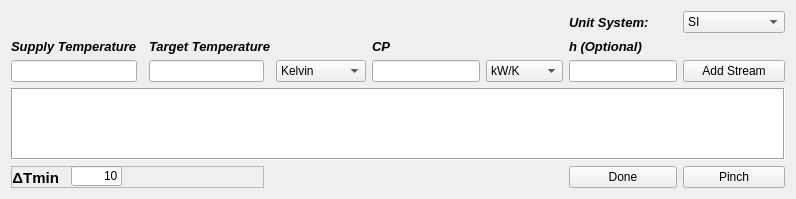
      <widget class="QWidget" name="tab">
       <attribute name="title">
        <string>Streams</string>
       </attribute>
       <layout class="QGridLayout" name="gridLayout_4">
        <item row="1" column="5">
         <widget class="QLabel" name="label_4">
          <property name="font">
           <font>
            <family>Arial</family>
            <pointsize>10</pointsize>
            <weight>75</weight>
            <italic>true</italic>
            <bold>true</bold>
           </font>
          </property>
          <property name="text">
           <string>CP</string>
          </property>
         </widget>
        </item>
        <item row="2" column="4">
         <widget class="QComboBox" name="comboBox">
          <item>
           <property name="text">
            <string>Kelvin</string>
           </property>
          </item>
          <item>
           <property name="text">
            <string>Celsius</string>
           </property>
          </item>
          <item>
           <property name="text">
            <string>Fahrenheit</string>
           </property>
          </item>
          <item>
           <property name="text">
            <string>Rankine</string>
           </property>
          </item>
         </widget>
        </item>
        <item row="2" column="5">
         <widget class="QLineEdit" name="lineEdit3"/>
        </item>
        <item row="2" column="8">
         <widget class="QPushButton" name="pushButton">
          <property name="text">
           <string>Add Stream</string>
          </property>
         </widget>
        </item>
        <item row="2" column="6">
         <widget class="QComboBox" name="comboBox_3">
          <item>
           <property name="text">
            <string>kW/K</string>
           </property>
          </item>
          <item>
           <property name="text">
            <string>Btu/(hºF)</string>
           </property>
          </item>
         </widget>
        </item>
        <item row="1" column="0">
         <widget class="QLabel" name="label_2">
          <property name="font">
           <font>
            <family>Arial</family>
            <pointsize>10</pointsize>
            <weight>75</weight>
            <italic>true</italic>
            <bold>true</bold>
           </font>
          </property>
          <property name="text">
           <string>Supply Temperature</string>
          </property>
         </widget>
        </item>
        <item row="1" column="2" colspan="2">
         <widget class="QLabel" name="label_3">
          <property name="font">
           <font>
            <family>Arial</family>
            <pointsize>10</pointsize>
            <weight>75</weight>
            <italic>true</italic>
            <bold>true</bold>
           </font>
          </property>
          <property name="text">
           <string>Target Temperature</string>
          </property>
         </widget>
        </item>
        <item row="2" column="0">
         <widget class="QLineEdit" name="lineEdit">
          <property name="sizePolicy">
           <sizepolicy hsizetype="MinimumExpanding" vsizetype="Fixed">
            <horstretch>0</horstretch>
            <verstretch>0</verstretch>
           </sizepolicy>
          </property>
         </widget>
        </item>
        <item row="2" column="7">
         <widget class="QLineEdit" name="lineEdit3_2"/>
        </item>
        <item row="4" column="8">
         <widget class="QPushButton" name="pinchbutton">
          <property name="toolTip">
           <string>Click after confirming stream's properties</string>
          </property>
          <property name="text">
           <string>Pinch</string>
          </property>
         </widget>
        </item>
        <item row="2" column="2">
         <widget class="QLineEdit" name="lineEdit2">
          <property name="sizePolicy">
           <sizepolicy hsizetype="MinimumExpanding" vsizetype="Fixed">
            <horstretch>0</horstretch>
            <verstretch>0</verstretch>
           </sizepolicy>
          </property>
         </widget>
        </item>
        <item row="4" column="7">
         <widget class="QPushButton" name="donebutton">
          <property name="text">
           <string>Done</string>
          </property>
         </widget>
        </item>
        <item row="1" column="7" colspan="2">
         <widget class="QLabel" name="label_5">
          <property name="font">
           <font>
            <family>Arial</family>
            <pointsize>10</pointsize>
            <weight>75</weight>
            <italic>true</italic>
            <bold>true</bold>
           </font>
          </property>
          <property name="text">
           <string>h (Optional)</string>
          </property>
         </widget>
        </item>
        <item row="3" column="0" colspan="9">
         <widget class="QTableWidget" name="tableWidget">
          <property name="layoutDirection">
           <enum>Qt::LeftToRight</enum>
          </property>
          <property name="autoFillBackground">
           <bool>false</bool>
          </property>
          <property name="styleSheet">
           <string notr="true"/>
          </property>
          <property name="frameShape">
           <enum>QFrame::Box</enum>
          </property>
          <property name="frameShadow">
           <enum>QFrame::Sunken</enum>
          </property>
          <property name="verticalScrollBarPolicy">
           <enum>Qt::ScrollBarAsNeeded</enum>
          </property>
          <property name="horizontalScrollBarPolicy">
           <enum>Qt::ScrollBarAsNeeded</enum>
          </property>
          <property name="sizeAdjustPolicy">
           <enum>QAbstractScrollArea::AdjustToContents</enum>
          </property>
          <property name="showGrid">
           <bool>true</bool>
          </property>
          <property name="gridStyle">
           <enum>Qt::SolidLine</enum>
          </property>
          <property name="sortingEnabled">
           <bool>false</bool>
          </property>
          <property name="wordWrap">
           <bool>true</bool>
          </property>
          <attribute name="horizontalHeaderVisible">
           <bool>false</bool>
          </attribute>
          <attribute name="horizontalHeaderCascadingSectionResizes">
           <bool>false</bool>
          </attribute>
          <attribute name="horizontalHeaderDefaultSectionSize">
           <number>82</number>
          </attribute>
          <attribute name="horizontalHeaderHighlightSections">
           <bool>false</bool>
          </attribute>
          <attribute name="horizontalHeaderStretchLastSection">
           <bool>false</bool>
          </attribute>
          <attribute name="verticalHeaderVisible">
           <bool>false</bool>
          </attribute>
          <attribute name="verticalHeaderCascadingSectionResizes">
           <bool>true</bool>
          </attribute>
          <attribute name="verticalHeaderDefaultSectionSize">
           <number>30</number>
          </attribute>
          <attribute name="verticalHeaderMinimumSectionSize">
           <number>23</number>
          </attribute>
          <column>
           <property name="text">
            <string>Input</string>
           </property>
          </column>
          <column>
           <property name="text">
            <string>Output</string>
           </property>
          </column>
          <column>
           <property name="text">
            <string>CP</string>
           </property>
          </column>
          <column>
           <property name="text">
            <string>Type</string>
           </property>
          </column>
          <column>
           <property name="text">
            <string>Unit</string>
           </property>
          </column>
         </widget>
        </item>
        <item row="0" column="8">
         <widget class="QComboBox" name="tempcombo1">
          <item>
           <property name="text">
            <string>SI</string>
           </property>
          </item>
          <item>
           <property name="text">
            <string>Imperial units</string>
           </property>
          </item>
         </widget>
        </item>
        <item row="4" column="0" colspan="3">
         <widget class="QFrame" name="frame">
          <property name="frameShape">
           <enum>QFrame::StyledPanel</enum>
          </property>
          <property name="frameShadow">
           <enum>QFrame::Raised</enum>
          </property>
          <widget class="QLabel" name="label_6">
           <property name="geometry">
            <rect>
             <x>-30</x>
             <y>0</y>
             <width>78</width>
             <height>23</height>
            </rect>
           </property>
           <property name="font">
            <font>
             <pointsize>11</pointsize>
             <weight>75</weight>
             <bold>true</bold>
            </font>
           </property>
           <property name="text">
            <string>ΔTmin</string>
           </property>
           <property name="alignment">
            <set>Qt::AlignRight|Qt::AlignTrailing|Qt::AlignVCenter</set>
           </property>
          </widget>
          <widget class="QLineEdit" name="lineEdit_2">
           <property name="geometry">
            <rect>
             <x>60</x>
             <y>0</y>
             <width>51</width>
             <height>20</height>
            </rect>
           </property>
           <property name="text">
            <string>10</string>
           </property>
           <property name="alignment">
            <set>Qt::AlignRight|Qt::AlignTrailing|Qt::AlignVCenter</set>
           </property>
          </widget>
         </widget>
        </item>
        <item row="0" column="7">
         <widget class="QLabel" name="label">
          <property name="font">
           <font>
            <family>Arial</family>
            <pointsize>10</pointsize>
            <weight>75</weight>
            <italic>true</italic>
            <bold>true</bold>
           </font>
          </property>
          <property name="text">
           <string>Unit System:</string>
          </property>
         </widget>
        </item>
       </layout>
      </widget>
